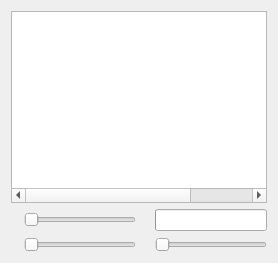
      <widget class="QWidget" name="layoutWidget">
       <layout class="QVBoxLayout" name="verticalLayout">
        <item>
         <widget class="ChannelsTree" name="channelsWidget">
          <property name="contextMenuPolicy">
           <enum>Qt::CustomContextMenu</enum>
          </property>
          <property name="accessibleName">
           <string>Channel list</string>
          </property>
          <property name="editTriggers">
           <set>QAbstractItemView::NoEditTriggers</set>
          </property>
          <property name="showDropIndicator" stdset="0">
           <bool>false</bool>
          </property>
          <property name="alternatingRowColors">
           <bool>false</bool>
          </property>
          <property name="selectionMode">
           <enum>QAbstractItemView::ExtendedSelection</enum>
          </property>
          <property name="selectionBehavior">
           <enum>QAbstractItemView::SelectItems</enum>
          </property>
          <property name="rootIsDecorated">
           <bool>false</bool>
          </property>
          <property name="uniformRowHeights">
           <bool>true</bool>
          </property>
          <property name="animated">
           <bool>false</bool>
          </property>
          <property name="headerHidden">
           <bool>true</bool>
          </property>
          <property name="columnCount">
           <number>6</number>
          </property>
          <attribute name="headerVisible">
           <bool>false</bool>
          </attribute>
          <attribute name="headerMinimumSectionSize">
           <number>5</number>
          </attribute>
          <attribute name="headerDefaultSectionSize">
           <number>50</number>
          </attribute>
          <attribute name="headerStretchLastSection">
           <bool>false</bool>
          </attribute>
          <column>
           <property name="text">
            <string notr="true">1</string>
           </property>
          </column>
          <column>
           <property name="text">
            <string notr="true">2</string>
           </property>
          </column>
          <column>
           <property name="text">
            <string notr="true">3</string>
           </property>
          </column>
          <column>
           <property name="text">
            <string notr="true">4</string>
           </property>
          </column>
          <column>
           <property name="text">
            <string notr="true">5</string>
           </property>
          </column>
          <column>
           <property name="text">
            <string notr="true">6</string>
           </property>
          </column>
         </widget>
        </item>
        <item>
         <layout class="QGridLayout" name="gridLayout" columnstretch="0,1,0,1">
          <item row="0" column="0">
           <widget class="QLabel" name="label">
            <property name="sizePolicy">
             <sizepolicy hsizetype="Preferred" vsizetype="Preferred">
              <horstretch>0</horstretch>
              <verstretch>0</verstretch>
             </sizepolicy>
            </property>
            <property name="toolTip">
             <string>Master volume</string>
            </property>
            <property name="text">
             <string/>
            </property>
            <property name="pixmap">
             <pixmap resource="resources.qrc">:/images/images/speaker.png</pixmap>
            </property>
            <property name="buddy">
             <cstring>volumeSlider</cstring>
            </property>
           </widget>
          </item>
          <item row="0" column="1">
           <widget class="QSlider" name="volumeSlider">
            <property name="sizePolicy">
             <sizepolicy hsizetype="Expanding" vsizetype="Fixed">
              <horstretch>0</horstretch>
              <verstretch>0</verstretch>
             </sizepolicy>
            </property>
            <property name="toolTip">
             <string>Master volume</string>
            </property>
            <property name="accessibleName">
             <string>Master volume</string>
            </property>
            <property name="maximum">
             <number>100</number>
            </property>
            <property name="orientation">
             <enum>Qt::Horizontal</enum>
            </property>
           </widget>
          </item>
          <item row="0" column="2">
           <widget class="QLabel" name="label_3">
            <property name="toolTip">
             <string>Voice level</string>
            </property>
            <property name="text">
             <string/>
            </property>
            <property name="pixmap">
             <pixmap resource="resources.qrc">:/images/images/vumeter.png</pixmap>
            </property>
            <property name="alignment">
             <set>Qt::AlignCenter</set>
            </property>
           </widget>
          </item>
          <item row="0" column="3">
           <widget class="QProgressBar" name="voiceactBar">
            <property name="sizePolicy">
             <sizepolicy hsizetype="Ignored" vsizetype="Preferred">
              <horstretch>0</horstretch>
              <verstretch>0</verstretch>
             </sizepolicy>
            </property>
            <property name="toolTip">
             <string>Voice level</string>
            </property>
            <property name="maximum">
             <number>20</number>
            </property>
            <property name="value">
             <number>0</number>
            </property>
            <property name="alignment">
             <set>Qt::AlignCenter</set>
            </property>
            <property name="format">
             <string/>
            </property>
           </widget>
          </item>
          <item row="1" column="0">
           <widget class="QLabel" name="label_2">
            <property name="toolTip">
             <string>Microphone gain</string>
            </property>
            <property name="text">
             <string/>
            </property>
            <property name="pixmap">
             <pixmap resource="resources.qrc">:/images/images/mike.png</pixmap>
            </property>
            <property name="alignment">
             <set>Qt::AlignCenter</set>
            </property>
            <property name="buddy">
             <cstring>micSlider</cstring>
            </property>
           </widget>
          </item>
          <item row="1" column="1">
           <widget class="QSlider" name="micSlider">
            <property name="sizePolicy">
             <sizepolicy hsizetype="Expanding" vsizetype="Fixed">
              <horstretch>0</horstretch>
              <verstretch>0</verstretch>
             </sizepolicy>
            </property>
            <property name="toolTip">
             <string>Microphone gain</string>
            </property>
            <property name="accessibleName">
             <string>Microphone gain</string>
            </property>
            <property name="maximum">
             <number>100</number>
            </property>
            <property name="orientation">
             <enum>Qt::Horizontal</enum>
            </property>
           </widget>
          </item>
          <item row="1" column="2">
           <widget class="QLabel" name="label_4">
            <property name="toolTip">
             <string>Voice activation level</string>
            </property>
            <property name="text">
             <string/>
            </property>
            <property name="pixmap">
             <pixmap resource="resources.qrc">:/images/images/voiceact.png</pixmap>
            </property>
            <property name="alignment">
             <set>Qt::AlignCenter</set>
            </property>
            <property name="buddy">
             <cstring>voiceactSlider</cstring>
            </property>
           </widget>
          </item>
          <item row="1" column="3">
           <widget class="QSlider" name="voiceactSlider">
            <property name="sizePolicy">
             <sizepolicy hsizetype="Expanding" vsizetype="Fixed">
              <horstretch>0</horstretch>
              <verstretch>0</verstretch>
             </sizepolicy>
            </property>
            <property name="toolTip">
             <string>Voice activation level</string>
            </property>
            <property name="accessibleName">
             <string>Voice activation level</string>
            </property>
            <property name="maximum">
             <number>20</number>
            </property>
            <property name="pageStep">
             <number>5</number>
            </property>
            <property name="orientation">
             <enum>Qt::Horizontal</enum>
            </property>
           </widget>
          </item>
         </layout>
        </item>
       </layout>
      </widget>
